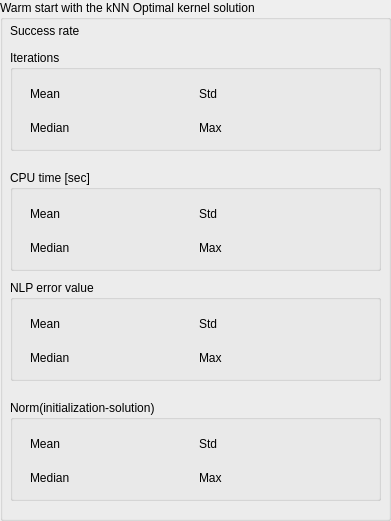
           <widget class="QGroupBox" name="groupBox_ws_knn_opt_plan">
            <property name="geometry">
             <rect>
              <x>10</x>
              <y>10</y>
              <width>391</width>
              <height>521</height>
             </rect>
            </property>
            <property name="title">
             <string>Warm start with the kNN Optimal kernel solution</string>
            </property>
            <widget class="QWidget" name="layoutWidget_59">
             <property name="geometry">
              <rect>
               <x>10</x>
               <y>20</y>
               <width>231</width>
               <height>21</height>
              </rect>
             </property>
             <layout class="QHBoxLayout" name="horizontalLayout_327">
              <item>
               <widget class="QLabel" name="label_rate_ws_knn_opt_plan">
                <property name="text">
                 <string>Success rate</string>
                </property>
               </widget>
              </item>
              <item>
               <widget class="QLabel" name="label_rate_ws_knn_opt_plan_value">
                <property name="text">
                 <string/>
                </property>
               </widget>
              </item>
             </layout>
            </widget>
            <widget class="QGroupBox" name="groupBox_iter_ws_knn_opt_plan">
             <property name="geometry">
              <rect>
               <x>10</x>
               <y>50</y>
               <width>371</width>
               <height>101</height>
              </rect>
             </property>
             <property name="title">
              <string>Iterations</string>
             </property>
             <widget class="QWidget" name="layoutWidget_60">
              <property name="geometry">
               <rect>
                <x>20</x>
                <y>30</y>
                <width>331</width>
                <height>61</height>
               </rect>
              </property>
              <layout class="QVBoxLayout" name="verticalLayout_64">
               <item>
                <layout class="QHBoxLayout" name="horizontalLayout_328">
                 <item>
                  <layout class="QHBoxLayout" name="horizontalLayout_329">
                   <item>
                    <widget class="QLabel" name="label__iter_mean_ws_knn_opt_plan">
                     <property name="text">
                      <string>Mean</string>
                     </property>
                    </widget>
                   </item>
                   <item>
                    <widget class="QLabel" name="label_iter_mean_ws_knn_opt_plan_value">
                     <property name="text">
                      <string/>
                     </property>
                    </widget>
                   </item>
                  </layout>
                 </item>
                 <item>
                  <layout class="QHBoxLayout" name="horizontalLayout_330">
                   <item>
                    <widget class="QLabel" name="label_iter_std_ws_knn_opt_plan">
                     <property name="text">
                      <string>Std</string>
                     </property>
                    </widget>
                   </item>
                   <item>
                    <widget class="QLabel" name="label_iter_std_ws_knn_opt_plan_value">
                     <property name="text">
                      <string/>
                     </property>
                    </widget>
                   </item>
                  </layout>
                 </item>
                </layout>
               </item>
               <item>
                <layout class="QHBoxLayout" name="horizontalLayout_331">
                 <item>
                  <layout class="QHBoxLayout" name="horizontalLayout_332">
                   <item>
                    <widget class="QLabel" name="label_iter_median_ws_knn_opt_plan">
                     <property name="text">
                      <string>Median</string>
                     </property>
                    </widget>
                   </item>
                   <item>
                    <widget class="QLabel" name="label_iter_median_ws_knn_opt_plan_value">
                     <property name="text">
                      <string/>
                     </property>
                    </widget>
                   </item>
                  </layout>
                 </item>
                 <item>
                  <layout class="QHBoxLayout" name="horizontalLayout_333">
                   <item>
                    <widget class="QLabel" name="label_iter_max_ws_knn_opt_plan">
                     <property name="text">
                      <string>Max</string>
                     </property>
                    </widget>
                   </item>
                   <item>
                    <widget class="QLabel" name="label_iter_max_ws_knn_opt_plan_value">
                     <property name="text">
                      <string/>
                     </property>
                    </widget>
                   </item>
                  </layout>
                 </item>
                </layout>
               </item>
              </layout>
             </widget>
            </widget>
            <widget class="QGroupBox" name="groupBox_cpu_ws_knn_opt_plan">
             <property name="geometry">
              <rect>
               <x>10</x>
               <y>170</y>
               <width>371</width>
               <height>101</height>
              </rect>
             </property>
             <property name="title">
              <string>CPU time [sec]</string>
             </property>
             <widget class="QWidget" name="layoutWidget_61">
              <property name="geometry">
               <rect>
                <x>20</x>
                <y>30</y>
                <width>331</width>
                <height>61</height>
               </rect>
              </property>
              <layout class="QVBoxLayout" name="verticalLayout_65">
               <item>
                <layout class="QHBoxLayout" name="horizontalLayout_334">
                 <item>
                  <layout class="QHBoxLayout" name="horizontalLayout_335">
                   <item>
                    <widget class="QLabel" name="label_cpu_mean_ws_knn_opt_plan">
                     <property name="text">
                      <string>Mean</string>
                     </property>
                    </widget>
                   </item>
                   <item>
                    <widget class="QLabel" name="label_cpu_mean_ws_knn_opt_plan_value">
                     <property name="text">
                      <string/>
                     </property>
                    </widget>
                   </item>
                  </layout>
                 </item>
                 <item>
                  <layout class="QHBoxLayout" name="horizontalLayout_336">
                   <item>
                    <widget class="QLabel" name="label_cpu_std_ws_knn_opt_plan">
                     <property name="text">
                      <string>Std</string>
                     </property>
                    </widget>
                   </item>
                   <item>
                    <widget class="QLabel" name="label_cpu_std_ws_knn_opt_plan_value">
                     <property name="text">
                      <string/>
                     </property>
                    </widget>
                   </item>
                  </layout>
                 </item>
                </layout>
               </item>
               <item>
                <layout class="QHBoxLayout" name="horizontalLayout_337">
                 <item>
                  <layout class="QHBoxLayout" name="horizontalLayout_338">
                   <item>
                    <widget class="QLabel" name="label_cpu_median_ws_knn_opt_plan">
                     <property name="text">
                      <string>Median</string>
                     </property>
                    </widget>
                   </item>
                   <item>
                    <widget class="QLabel" name="label_cpu_median_ws_knn_opt_plan_value">
                     <property name="text">
                      <string/>
                     </property>
                    </widget>
                   </item>
                  </layout>
                 </item>
                 <item>
                  <layout class="QHBoxLayout" name="horizontalLayout_339">
                   <item>
                    <widget class="QLabel" name="label_cpu_max_ws_knn_opt_plan">
                     <property name="text">
                      <string>Max</string>
                     </property>
                    </widget>
                   </item>
                   <item>
                    <widget class="QLabel" name="label_cpu_max_ws_knn_opt_plan_value">
                     <property name="text">
                      <string/>
                     </property>
                    </widget>
                   </item>
                  </layout>
                 </item>
                </layout>
               </item>
              </layout>
             </widget>
            </widget>
            <widget class="QGroupBox" name="groupBox_cost_ws_knn_opt_plan">
             <property name="geometry">
              <rect>
               <x>10</x>
               <y>280</y>
               <width>371</width>
               <height>101</height>
              </rect>
             </property>
             <property name="title">
              <string>NLP error value</string>
             </property>
             <widget class="QWidget" name="layoutWidget_62">
              <property name="geometry">
               <rect>
                <x>20</x>
                <y>30</y>
                <width>331</width>
                <height>61</height>
               </rect>
              </property>
              <layout class="QVBoxLayout" name="verticalLayout_66">
               <item>
                <layout class="QHBoxLayout" name="horizontalLayout_340">
                 <item>
                  <layout class="QHBoxLayout" name="horizontalLayout_341">
                   <item>
                    <widget class="QLabel" name="label_cost_mean_ws_knn_opt_plan">
                     <property name="text">
                      <string>Mean</string>
                     </property>
                    </widget>
                   </item>
                   <item>
                    <widget class="QLabel" name="label_cost_mean_ws_knn_opt_plan_value">
                     <property name="text">
                      <string/>
                     </property>
                    </widget>
                   </item>
                  </layout>
                 </item>
                 <item>
                  <layout class="QHBoxLayout" name="horizontalLayout_342">
                   <item>
                    <widget class="QLabel" name="label_cost_std_ws_knn_opt_plan">
                     <property name="text">
                      <string>Std</string>
                     </property>
                    </widget>
                   </item>
                   <item>
                    <widget class="QLabel" name="label_cost_std_ws_knn_opt_plan_value">
                     <property name="text">
                      <string/>
                     </property>
                    </widget>
                   </item>
                  </layout>
                 </item>
                </layout>
               </item>
               <item>
                <layout class="QHBoxLayout" name="horizontalLayout_343">
                 <item>
                  <layout class="QHBoxLayout" name="horizontalLayout_344">
                   <item>
                    <widget class="QLabel" name="label_cost_median_ws_knn_opt_plan">
                     <property name="text">
                      <string>Median</string>
                     </property>
                    </widget>
                   </item>
                   <item>
                    <widget class="QLabel" name="label_cost_median_ws_knn_opt_plan_value">
                     <property name="text">
                      <string/>
                     </property>
                    </widget>
                   </item>
                  </layout>
                 </item>
                 <item>
                  <layout class="QHBoxLayout" name="horizontalLayout_345">
                   <item>
                    <widget class="QLabel" name="label_cost_max_ws_knn_opt_plan">
                     <property name="text">
                      <string>Max</string>
                     </property>
                    </widget>
                   </item>
                   <item>
                    <widget class="QLabel" name="label_cost_max_ws_knn_opt_plan_value">
                     <property name="text">
                      <string/>
                     </property>
                    </widget>
                   </item>
                  </layout>
                 </item>
                </layout>
               </item>
              </layout>
             </widget>
            </widget>
            <widget class="QGroupBox" name="groupBox_diff_ws_knn_opt_plan">
             <property name="geometry">
              <rect>
               <x>10</x>
               <y>400</y>
               <width>371</width>
               <height>101</height>
              </rect>
             </property>
             <property name="title">
              <string>Norm(initialization-solution)</string>
             </property>
             <widget class="QWidget" name="layoutWidget_63">
              <property name="geometry">
               <rect>
                <x>20</x>
                <y>30</y>
                <width>331</width>
                <height>61</height>
               </rect>
              </property>
              <layout class="QVBoxLayout" name="verticalLayout_67">
               <item>
                <layout class="QHBoxLayout" name="horizontalLayout_346">
                 <item>
                  <layout class="QHBoxLayout" name="horizontalLayout_347">
                   <item>
                    <widget class="QLabel" name="label_diff_mean_ws_knn_opt_plan">
                     <property name="text">
                      <string>Mean</string>
                     </property>
                    </widget>
                   </item>
                   <item>
                    <widget class="QLabel" name="label_diff_mean_ws_knn_opt_plan_value">
                     <property name="text">
                      <string/>
                     </property>
                    </widget>
                   </item>
                  </layout>
                 </item>
                 <item>
                  <layout class="QHBoxLayout" name="horizontalLayout_348">
                   <item>
                    <widget class="QLabel" name="label_diff_std_ws_knn_opt_plan">
                     <property name="text">
                      <string>Std</string>
                     </property>
                    </widget>
                   </item>
                   <item>
                    <widget class="QLabel" name="label_diff_std_ws_knn_opt_plan_value">
                     <property name="text">
                      <string/>
                     </property>
                    </widget>
                   </item>
                  </layout>
                 </item>
                </layout>
               </item>
               <item>
                <layout class="QHBoxLayout" name="horizontalLayout_349">
                 <item>
                  <layout class="QHBoxLayout" name="horizontalLayout_350">
                   <item>
                    <widget class="QLabel" name="label_diff_median_ws_knn_opt_plan">
                     <property name="text">
                      <string>Median</string>
                     </property>
                    </widget>
                   </item>
                   <item>
                    <widget class="QLabel" name="label_diff_median_ws_knn_opt_plan_value">
                     <property name="text">
                      <string/>
                     </property>
                    </widget>
                   </item>
                  </layout>
                 </item>
                 <item>
                  <layout class="QHBoxLayout" name="horizontalLayout_351">
                   <item>
                    <widget class="QLabel" name="label_diff_max_ws_knn_opt_plan">
                     <property name="text">
                      <string>Max</string>
                     </property>
                    </widget>
                   </item>
                   <item>
                    <widget class="QLabel" name="label_diff_max_ws_knn_opt_plan_value">
                     <property name="text">
                      <string/>
                     </property>
                    </widget>
                   </item>
                  </layout>
                 </item>
                </layout>
               </item>
              </layout>
             </widget>
            </widget>
           </widget>
